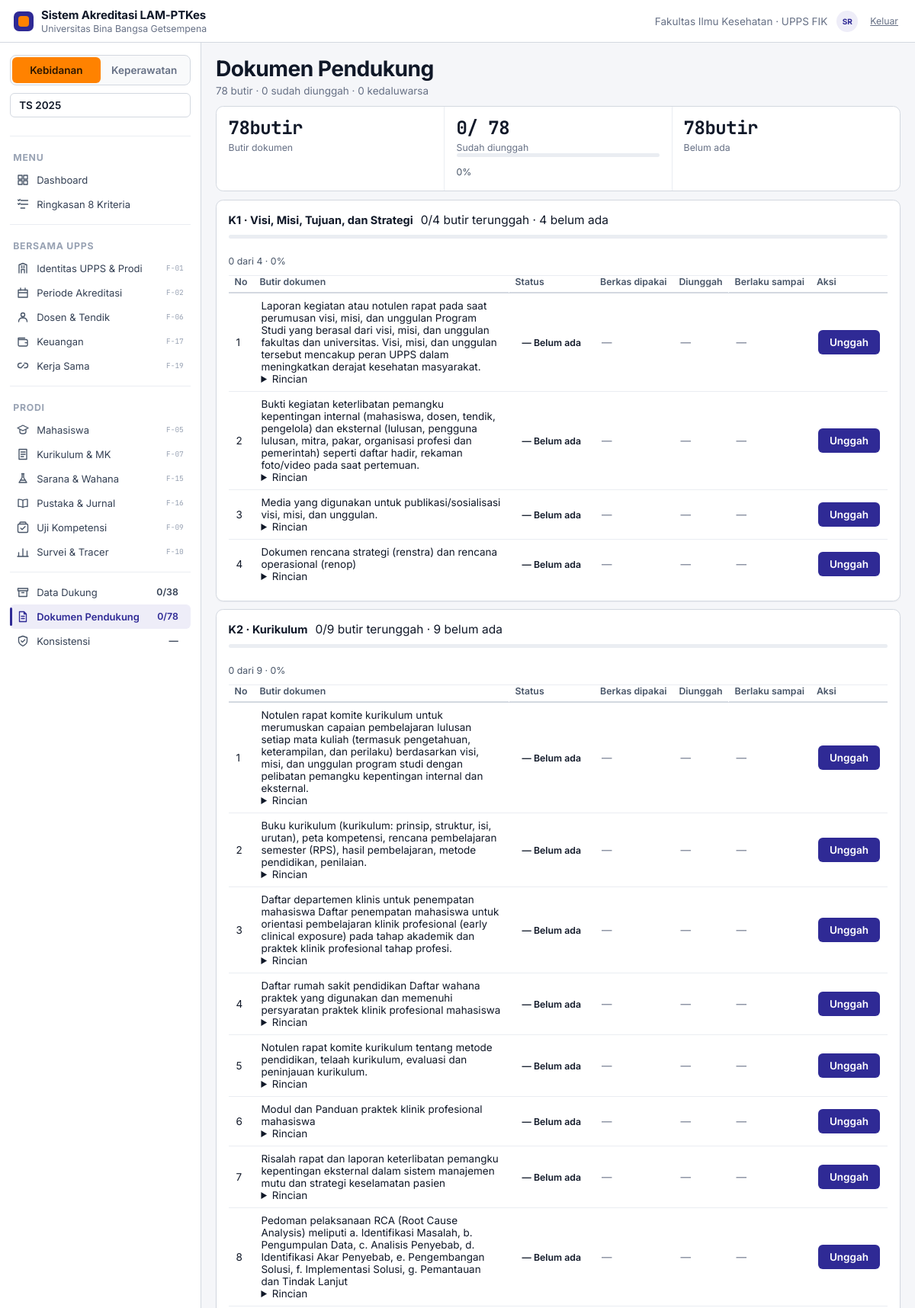
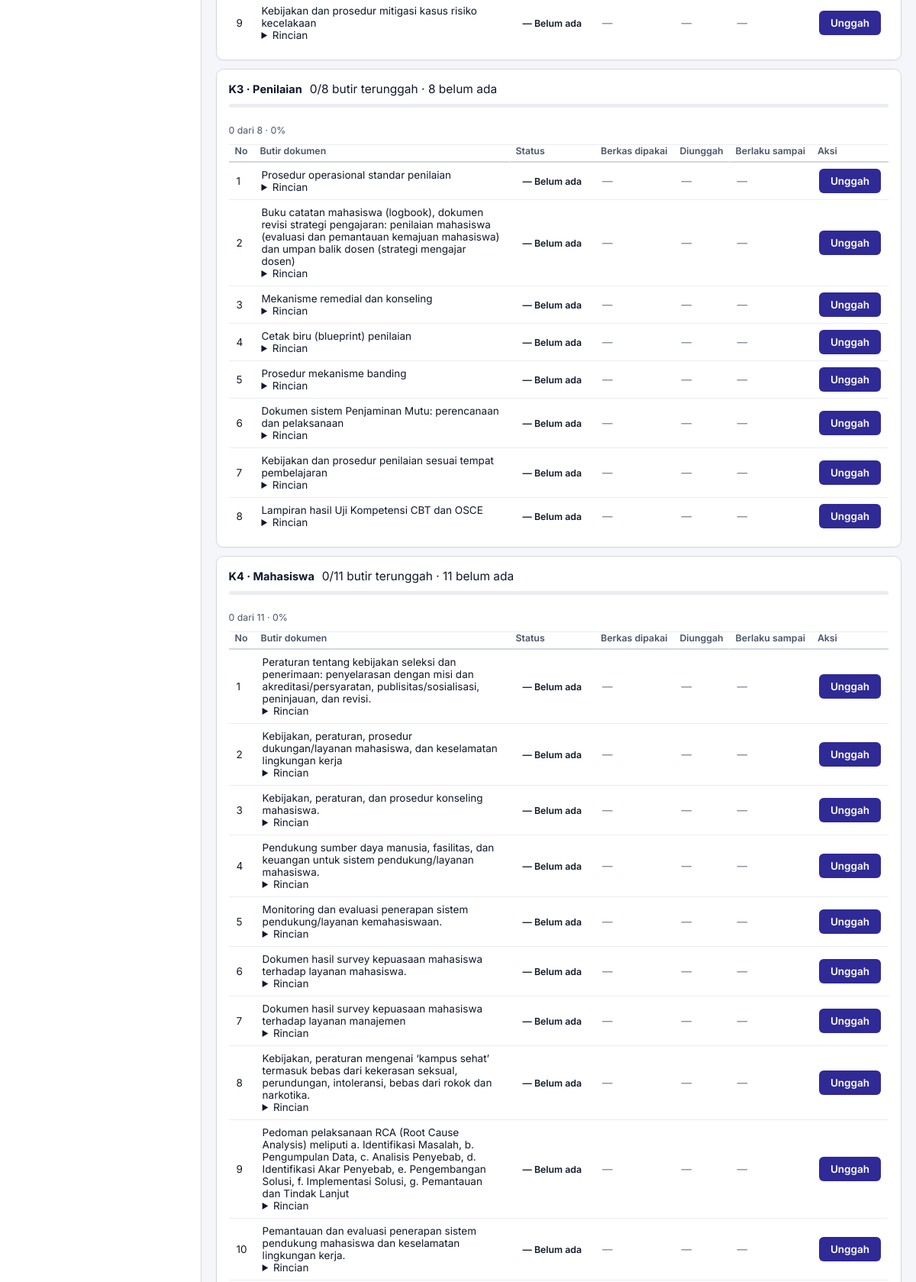
The app's page /modul/dokumen/index.php (signed in, upper part) with its own data (2 pictures, top to bottom).
### tables this page shows
CREATE TABLE pengguna (
  id            INT UNSIGNED NOT NULL AUTO_INCREMENT,
  email         VARCHAR(160) NOT NULL,                
  nama          VARCHAR(160) NOT NULL,
  sandi         VARCHAR(255) NULL,                    
  peran_kode    VARCHAR(32) NOT NULL,
  prodi_id      INT UNSIGNED NULL,                    
  aktif         TINYINT(1) NOT NULL DEFAULT 1,
  dibuat        DATETIME NOT NULL DEFAULT CURRENT_TIMESTAMP,
  masuk_terakhir DATETIME NULL,
  PRIMARY KEY (id),
  UNIQUE KEY uq_pengguna_email (email),
  CONSTRAINT fk_pengguna_peran FOREIGN KEY (peran_kode) REFERENCES peran(kode),
  CONSTRAINT fk_pengguna_prodi FOREIGN KEY (prodi_id) REFERENCES prodi(id)
);

CREATE TABLE prodi (
  id                     INT UNSIGNED NOT NULL AUTO_INCREMENT,
  upps_id                INT UNSIGNED NOT NULL,
  nama_ps                VARCHAR(120) NOT NULL,
  jenjang                ENUM('D-III','Sarjana','Profesi','Sarjana Terapan','Magister','Spesialis') NOT NULL,
  bidang                 VARCHAR(80)  NOT NULL,
  punya_tahap_profesi    TINYINT(1)   NOT NULL DEFAULT 0,
  nama_profesi_lulusan   VARCHAR(80)  NULL,
  lama_studi_semester    TINYINT UNSIGNED NULL,
  nama_uji_kompetensi    VARCHAR(120) NULL,
  peringkat_akreditasi   VARCHAR(40)  NULL,
  tgl_akreditasi         DATE NULL,
  tgl_berakhir_akreditasi DATE NULL,
  aktif                  TINYINT(1) NOT NULL DEFAULT 1,
  dibuat                 DATETIME NOT NULL DEFAULT CURRENT_TIMESTAMP,
  diubah                 DATETIME NOT NULL DEFAULT CURRENT_TIMESTAMP ON UPDATE CURRENT_TIMESTAMP,
  PRIMARY KEY (id),
  UNIQUE KEY uq_prodi_nama (upps_id, nama_ps),
  CONSTRAINT fk_prodi_upps FOREIGN KEY (upps_id) REFERENCES upps(id)
);

CREATE TABLE periode (
  id            INT UNSIGNED NOT NULL AUTO_INCREMENT,
  prodi_id      INT UNSIGNED NOT NULL,
  tahun_ts      SMALLINT UNSIGNED NOT NULL,           
  tahun_ss      SMALLINT UNSIGNED NULL,               
  tgl_pengajuan DATE NULL,
  catatan       VARCHAR(255) NULL,
  aktif         TINYINT(1) NOT NULL DEFAULT 1,
  dibuat        DATETIME NOT NULL DEFAULT CURRENT_TIMESTAMP,
  PRIMARY KEY (id),
  UNIQUE KEY uq_periode (prodi_id, tahun_ts),
  CONSTRAINT fk_periode_prodi FOREIGN KEY (prodi_id) REFERENCES prodi(id),
  CONSTRAINT ck_periode_ts CHECK (tahun_ts BETWEEN 2000 AND 2100)
);

CREATE TABLE dokumen_spec (
  id          INT UNSIGNED NOT NULL AUTO_INCREMENT,
  kriteria    CHAR(2) NOT NULL,
  nomor       TINYINT UNSIGNED NOT NULL,
  nama        VARCHAR(400) NOT NULL,
  rincian     TEXT NULL,
  wajib       TINYINT(1) NOT NULL DEFAULT 1,
  PRIMARY KEY (id),
  UNIQUE KEY uq_dok_spec (kriteria, nomor),
  CONSTRAINT fk_dok_spec_krit FOREIGN KEY (kriteria) REFERENCES kriteria(kode)
);

### web/modul/dokumen/index.php (the view, shortened to what the rows shown need)
<?php
require_once __DIR__ . '/../../system/layout.php';
require_once dirname(__DIR__, 2) . '/tampilan/kerangka/komponen.php';
require_once __DIR__ . '/logika.php';
$PRODI = prodi_aktif();
$per = $PRODI !== null ? periode_aktif($PRODI) : null;
$PERIODE  = (int) $per['id'];
$HARI_INI = date('Y-m-d');
$rekap  = rekap_dokumen($PRODI, $PERIODE);
$daftar = dok_daftar($PRODI, $PERIODE, $HARI_INI);
$bolehIsi = boleh('ISI');
$sorot = (int) ($_GET['butir'] ?? 0);
$labelStatus = [
    'belum'       => ['Belum ada', 'badge-kosong', '—'],
    'ada'         => ['Ada', 'badge-lengkap', '✓'],
    'kedaluwarsa' => ['Kedaluwarsa', 'badge-bad', '!'],
];
?>
<?php foreach ($daftar as $grup): ?>
  <section class="card dok-krit" id="krit-<?= e($grup['kode']) ?>">
    <div class="card-head dok-krit-head">
      <h2><?= e($grup['kode']) ?> · <?= e($grup['nama']) ?></h2>
      <div class="dok-jumlah">
        <span class="mono"><?= e($grup['unggah']) ?>/<?= e($grup['total']) ?></span> butir terunggah
        <?php if ($grup['unggah'] < $grup['total']): ?>
          <span class="muted">· <?= e($grup['total'] - $grup['unggah']) ?> belum ada</span>
        <?php endif; ?>
      </div>
      <?= bar_bagian((float) $grup['unggah'], (float) $grup['total']) ?>
    </div>
    <?php if (!$grup['butir']): ?>
      <p class="muted">Belum ada butir untuk kriteria ini.</p>
    <?php else: ?>
    <div class="tbl-wrap">
      <table class="tbl dok-tabel">
        <thead>
          <tr>
            <th class="dok-c-no">No</th>
            <th>Butir dokumen</th>
            <th class="dok-c-status">Status</th>
            <th class="dok-c-berkas">Berkas dipakai</th>
            <th class="dok-c-tgl">Diunggah</th>
            <th class="dok-c-berlaku">Berlaku sampai</th>
            <th class="dok-c-aksi">Aksi</th>
          </tr>
        </thead>
        <tbody>
        <?php foreach ($grup['butir'] as $b):
            [$lbl, $kls, $ikon] = $labelStatus[$b['status']];
            $pakai = $b['pakai'];
        ?>
          <tr id="dok-<?= (int) $b['id'] ?>" class="<?= $b['id'] === $sorot ? 'dok-sorot' : '' ?><?= $b['status'] === 'kedaluwarsa' ? ' is-bad' : '' ?>">
            <td class="dok-c-no mono"><?= e($b['nomor']) ?></td>
            <td>
              <div class="dok-nama"><?= e($b['nama']) ?><?= (int) $b['wajib'] === 0 ? ' <span class="muted">(tidak wajib)</span>' : '' ?></div>
              <?php if (!empty($b['rincian'])): ?>
                <details class="dok-rincian"><summary>Rincian</summary><p><?= nl2br(e($b['rincian'])) ?></p></details>
              <?php endif; ?>
            </td>
            <td class="dok-c-status">
              <span class="badge <?= e($kls) ?>"><?= e($ikon) ?> <?= e($lbl) ?></span>
            </td>
            <td class="dok-c-berkas">
              <?php if ($pakai): ?>
                <a class="dok-berkas" href="<?= e(BASE_URL) ?>unggah/<?= e(rawurlencode((string) $pakai['berkas'])) ?>"
                   target="_blank" rel="noopener"><?= e($pakai['nama_asli']) ?></a>
                <div class="dok-meta">
                  <?= e(number_format(((int) $pakai['ukuran']) / 1024, 0, ',', '.')) ?> KB
                  <?php if (!empty($pakai['oleh_nama'])): ?> · <?= e($pakai['oleh_nama']) ?><?php endif; ?>
                </div>
              <?php else: ?>
                <span class="muted">—</span>
              <?php endif; ?>
            </td>
            <td class="dok-c-tgl"><?= $pakai ? e(tgl((string) $pakai['diunggah_pada'])) : '<span class="muted">—</span>' ?></td>
            <td class="dok-c-berlaku">
              <?= $pakai && $pakai['berlaku_sampai'] ? e(tgl((string) $pakai['berlaku_sampai'])) : '<span class="muted">—</span>' ?>
            </td>
            <td class="dok-c-aksi">
              <?php if ($bolehIsi): ?>
                <details class="dok-form">
                  <summary class="btn <?= $pakai ? '' : 'btn-primary' ?>"><?= $pakai ? 'Ganti' : 'Unggah' ?></summary>
                </details>
              <?php else: ?>
                <span class="muted">hanya lihat</span>
              <?php endif; ?>
            </td>
          </tr>
        <?php endforeach; ?>
        </tbody>
      </table>
    </div>
    <?php endif; ?>
  </section>
<?php endforeach; ?>
<?php
$isi = (string) ob_get_clean();
render('Dokumen Pendukung', $isi, [
    'aktif' => 'dokumen',
    'sub'   => sprintf('%d butir · %d sudah diunggah · %d kedaluwarsa',
        $rekap['total'], $rekap['unggah'], $rekap['kedaluwarsa']),
]);

### web/system/layout.php (shortened to what the rows shown need)
<?php
require_once __DIR__ . '/view.php';
require_once __DIR__ . '/rekap.php';
function render(string $judul, string $isi, array $opsi = []): void
{
    $U = pengguna();
    ?><!DOCTYPE html>
<html lang="id">
<head>
<link rel="stylesheet" href="<?= e(BASE_URL) ?>assets/css/app.css?v=1">
<link rel="stylesheet" href="<?= e(BASE_URL) ?>assets/css/anim.css?v=1">
</head>
<body>
<header class="topbar">
  <div class="topbar-right">
    <span class="topbar-ctx">Fakultas Ilmu Kesehatan · UPPS FIK</span>
    <div class="avatar" title="<?= e($U['nama'] ?? '') ?>"><?= e(inisial($U['nama'] ?? '')) ?></div>
    <a class="who-keluar" href="<?= e(BASE_URL) ?>index.php?m=masuk&amp;a=keluar">Keluar</a>
  </div>
</header>
<aside class="sidebar" id="sidebar" aria-label="Navigasi utama">
  <div class="switch">
    <?php foreach (semua_prodi() as $p): ?>
      <button data-prodi="<?= (int) $p['id'] ?>" aria-pressed="<?= (int) $p['id'] === prodi_aktif() ? 'true' : 'false' ?>"><?= e($p['nama_ps']) ?></button>
    <?php endforeach; ?>
  </div>
  <button class="period"><b>TS <?= e(tahun_ts()) ?></b></button>
</aside>
<main class="main">
  <div class="page-head">
    <div>
      <h1><?= e($judul) ?></h1>
    </div>
  </div>
  <?= $isi ?>
</main>
</body>
</html><?php
}
function inisial(string $nama): string
{
    $bersih = preg_replace('/,.*$/', '', $nama);
    $kata = preg_split('/\s+/', trim((string) $bersih)) ?: [];
    $out = '';
    foreach ($kata as $k) {
        if ($k !== '') {
            $out .= mb_substr($k, 0, 1);
        }
        if (mb_strlen($out) >= 2) {
            break;
        }
    }
    return mb_strtoupper($out);
}
function semua_prodi(): array
{
    return q('SELECT id, nama_ps FROM prodi WHERE aktif = 1 ORDER BY id');
}
function tahun_ts(): int
{
    $p = prodi_aktif();
    return $ts = (int) qv('SELECT tahun_ts FROM periode WHERE prodi_id = ? AND aktif = 1
                            ORDER BY tahun_ts DESC LIMIT 1', [$p], (int) date('Y'));
}

### records on screen
pengguna: nama "SR", prodi.tahun_ts "2025"
prodi: nama_ps "Kebidanan"
prodi: nama_ps "Keperawatan"
dokumen_spec: nomor "2", nama "Bukti kegiatan keterlibatan pemangku kepentingan internal (mahasiswa, dosen, tendik, pengelola) dan eksternal (lulusan, pengguna lulusan, mitra, pakar, organisasi profesi dan pemerintah) seperti daftar hadir, rekaman foto/video pada saat pertemuan.", ikon "—", lbl "Belum ada"
dokumen_spec: nomor "3", nama "Media yang digunakan untuk publikasi/sosialisasi visi, misi, dan unggulan.", ikon "—", lbl "Belum ada"
dokumen_spec: nomor "4", nama "Dokumen rencana strategi (renstra) dan rencana operasional (renop)", ikon "—", lbl "Belum ada"
dokumen_spec: nomor "2", nama "Buku kurikulum (kurikulum: prinsip, struktur, isi, urutan), peta kompetensi, rencana pembelajaran semester (RPS), hasil pembelajaran, metode pendidikan, penilaian.", ikon "—", lbl "Belum ada"
dokumen_spec: nomor "3", nama "Daftar departemen klinis untuk penempatan mahasiswa Daftar penempatan mahasiswa untuk orientasi pembelajaran klinik profesional (early clinical exposure) pada tahap akademik dan praktek klinik profesional tahap profesi.", ikon "—", lbl "Belum ada"
dokumen_spec: nomor "4", nama "Daftar rumah sakit pendidikan Daftar wahana praktek yang digunakan dan memenuhi persyaratan praktek klinik profesional mahasiswa", ikon "—", lbl "Belum ada"
dokumen_spec: nomor "5", nama "Notulen rapat komite kurikulum tentang metode pendidikan, telaah kurikulum, evaluasi dan peninjauan kurikulum.", ikon "—", lbl "Belum ada"
dokumen_spec: nomor "6", nama "Modul dan Panduan praktek klinik profesional mahasiswa", ikon "—", lbl "Belum ada"
dokumen_spec: nomor "7", nama "Risalah rapat dan laporan keterlibatan pemangku kepentingan eksternal dalam sistem manajemen mutu dan strategi keselamatan pasien", ikon "—", lbl "Belum ada"
dokumen_spec: nomor "8", nama "Pedoman pelaksanaan RCA (Root Cause Analysis) meliputi a. Identifikasi Masalah, b. Pengumpulan Data, c. Analisis Penyebab, d. Identifikasi Akar Penyebab, e. Pengembangan Solusi, f. Implementasi Solusi, g. Pemantauan dan Tindak Lanjut", ikon "—", lbl "Belum ada"
dokumen_spec: nomor "9", nama "Kebijakan dan prosedur mitigasi kasus risiko kecelakaan", ikon "—", lbl "Belum ada"
dokumen_spec: nomor "1", nama "Prosedur operasional standar penilaian", ikon "—", lbl "Belum ada"
dokumen_spec: nomor "2", nama "Buku catatan mahasiswa (logbook), dokumen revisi strategi pengajaran: penilaian mahasiswa (evaluasi dan pemantauan kemajuan mahasiswa) dan umpan balik dosen (strategi mengajar dosen)", ikon "—", lbl "Belum ada"
dokumen_spec: nomor "3", nama "Mekanisme remedial dan konseling", ikon "—", lbl "Belum ada"
dokumen_spec: nomor "4", nama "Cetak biru (blueprint) penilaian", ikon "—", lbl "Belum ada"
dokumen_spec: nomor "5", nama "Prosedur mekanisme banding", ikon "—", lbl "Belum ada"
dokumen_spec: nomor "6", nama "Dokumen sistem Penjaminan Mutu: perencanaan dan pelaksanaan", ikon "—", lbl "Belum ada"
dokumen_spec: nomor "7", nama "Kebijakan dan prosedur penilaian sesuai tempat pembelajaran", ikon "—", lbl "Belum ada"
dokumen_spec: nomor "8", nama "Lampiran hasil Uji Kompetensi CBT dan OSCE", ikon "—", lbl "Belum ada"
dokumen_spec: nomor "1", nama "Peraturan tentang kebijakan seleksi dan penerimaan: penyelarasan dengan misi dan akreditasi/persyaratan, publisitas/sosialisasi, peninjauan, dan revisi.", ikon "—", lbl "Belum ada"
dokumen_spec: nomor "2", nama "Kebijakan, peraturan, prosedur dukungan/layanan mahasiswa, dan keselamatan lingkungan kerja", ikon "—", lbl "Belum ada"
dokumen_spec: nomor "3", nama "Kebijakan, peraturan, dan prosedur konseling mahasiswa.", ikon "—", lbl "Belum ada"
dokumen_spec: nomor "4", nama "Pendukung sumber daya manusia, fasilitas, dan keuangan untuk sistem pendukung/layanan mahasiswa.", ikon "—", lbl "Belum ada"
dokumen_spec: nomor "5", nama "Monitoring dan evaluasi penerapan sistem pendukung/layanan kemahasiswaan.", ikon "—", lbl "Belum ada"
dokumen_spec: nomor "6", nama "Dokumen hasil survey kepuasaan mahasiswa terhadap layanan mahasiswa.", ikon "—", lbl "Belum ada"
dokumen_spec: nomor "7", nama "Dokumen hasil survey kepuasaan mahasiswa terhadap layanan manajemen", ikon "—", lbl "Belum ada"
dokumen_spec: nomor "8", nama "Kebijakan, peraturan mengenai ‘kampus sehat’ termasuk bebas dari kekerasan seksual, perundungan, intoleransi, bebas dari rokok dan narkotika.", ikon "—", lbl "Belum ada"
dokumen_spec: nomor "9", nama "Pedoman pelaksanaan RCA (Root Cause Analysis) meliputi a. Identifikasi Masalah, b. Pengumpulan Data, c. Analisis Penyebab, d. Identifikasi Akar Penyebab, e. Pengembangan Solusi, f. Implementasi Solusi, g. Pemantauan dan Tindak Lanjut", ikon "—", lbl "Belum ada"
dokumen_spec: nomor "10", nama "Pemantauan dan evaluasi penerapan sistem pendukung mahasiswa dan keselamatan lingkungan kerja.", ikon "—", lbl "Belum ada"

### other values on screen
$grup['kelompok'] "MENU"
$nama "Dashboard"
$nama "Ringkasan 8 Kriteria"
$grup['kelompok'] "BERSAMA UPPS"
$nama "Identitas UPPS & Prodi"
$fitur "F-01"
$nama "Periode Akreditasi"
$fitur "F-02"
$nama "Dosen & Tendik"
$fitur "F-06"
$nama "Keuangan"
$fitur "F-17"
$nama "Kerja Sama"
$fitur "F-19"
$grup['kelompok'] "PRODI"
